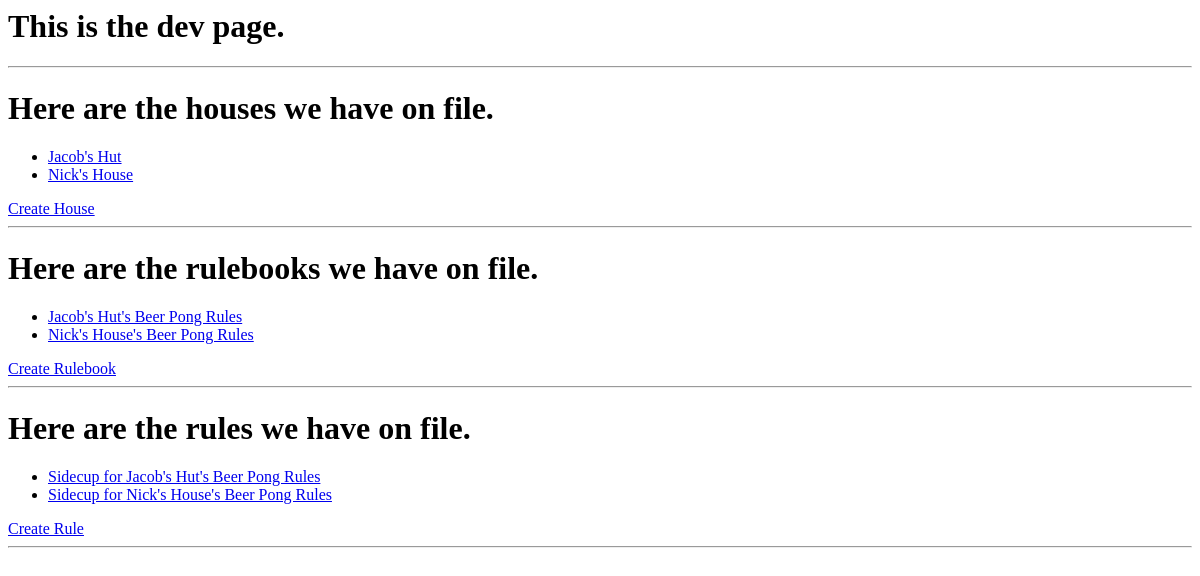
Page /dev on the earlier database version.
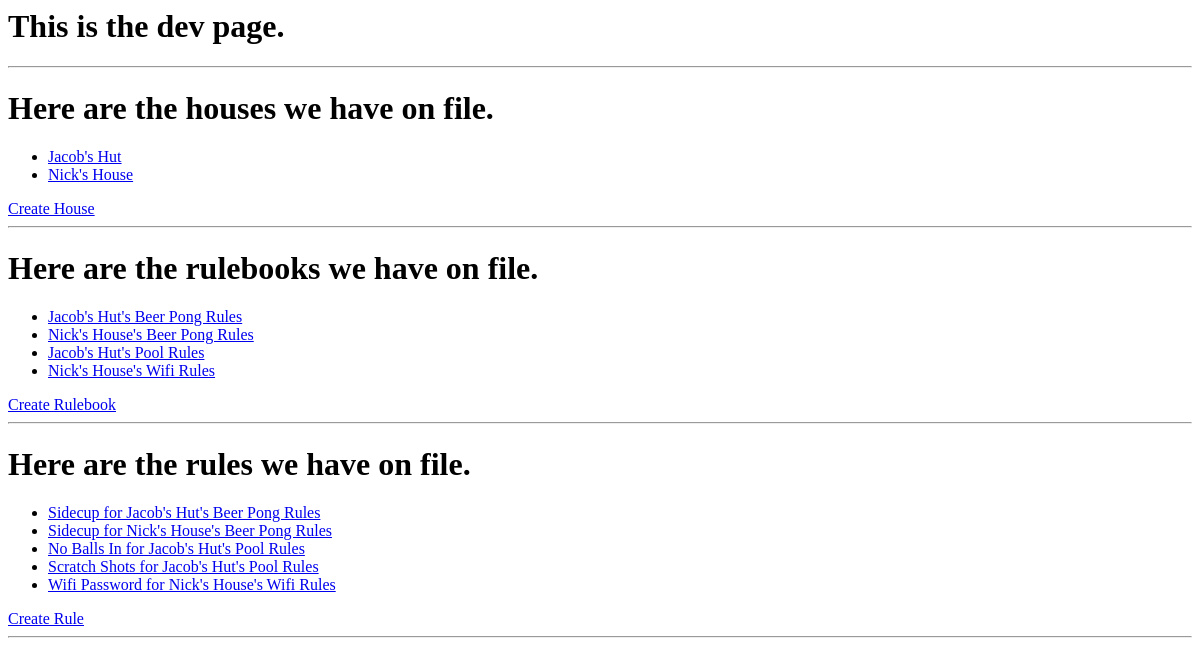
Same page on the later database version.
### hr/models.py (models this page shows)
class House(models.Model):
	house_name = models.CharField(max_length=50)
	def __str__(self):
		return self.house_name

class Rulebook(models.Model):
	rulebook_name = models.CharField(max_length=50)
	parent_house = models.ForeignKey(House, default = "0000000", on_delete=models.CASCADE)
	def __str__(self):
		return self.parent_house.__str__() + "'s " + self.rulebook_name + " Rules"

class Rule(models.Model):
	rule_name = models.CharField(max_length=50)
	rule_text = models.CharField(max_length=500)
	parent_rulebook = models.ForeignKey(Rulebook, default = "0000000", on_delete=models.CASCADE)
	def __str__(self):
		return self.rule_name + " for " + self.parent_rulebook.__str__()

### hr/views.py (the view)
# urls.py: path('dev', views.dev),
def dev(request):
	template = loader.get_template('hr/dev.html')
	house_list = House.objects.all()
	rulebook_list = Rulebook.objects.all()
	rule_list = Rule.objects.all()
	context = {
		'house_list' : house_list,
		'rulebook_list' : rulebook_list,
		'rule_list' : rule_list
	}
	return HttpResponse(template.render(context, request))

### hr/templates/hr/dev.html
<h1>This is the dev page.</h1>
<hr>
{% if house_list %}
	<h1>Here are the houses we have on file.</h1>
	<ul>
    {% for house in house_list %}
        <li><a href="/house/{{ house.id }}/">{{ house.house_name }}</a></li>
    {% endfor %}
    </ul>
{% else %}
    <p>No houses are available.</p>
{% endif %}
<a href="/house/new"> Create House </a>
<hr>
{% if rulebook_list %}
	<h1>Here are the rulebooks we have on file.</h1>
	<ul>
    {% for rulebook in rulebook_list %}
        <li><a href="/rulebook/{{ rulebook.id }}/">{{ rulebook }}</a></li>
    {% endfor %}
    </ul>
{% else %}
    <p>No rulebooks are available.</p>
{% endif %}
<a href="/rulebook/new"> Create Rulebook </a>
<hr>
{% if rule_list %}
	<h1>Here are the rules we have on file.</h1>
    <ul>
    {% for rule in rule_list %}
        <li><a href="/rule/{{ rule.id }}/">{{ rule }}</a></li>
    {% endfor %}
    </ul>
{% else %}
    <p>No rules are available.</p>
{% endif %}
<a href="/rule/new"> Create Rule </a>
<hr>

Differences in the rows shown:
added Rulebook: parent_house+rulebook_name "Jacob's Hut's Pool Rules"
added Rulebook: parent_house+rulebook_name "Nick's House's Wifi Rules"
added Rule: rule_name+parent_rulebook "No Balls In for Jacob's Hut's Pool Rules"
added Rule: rule_name+parent_rulebook "Scratch Shots for Jacob's Hut's Pool Rules"
added Rule: rule_name+parent_rulebook "Wifi Password for Nick's House's Wifi Rules"
